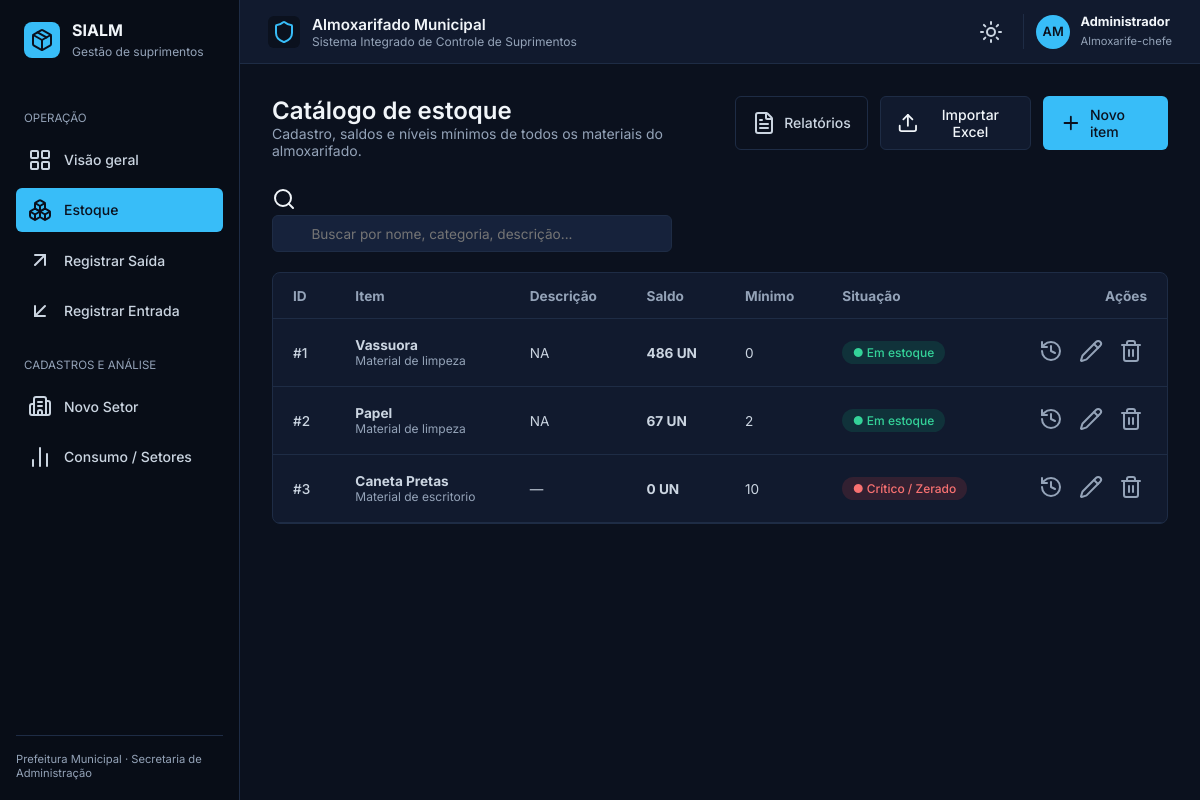
The page /produtos/html/lista on the database as committed earlier.
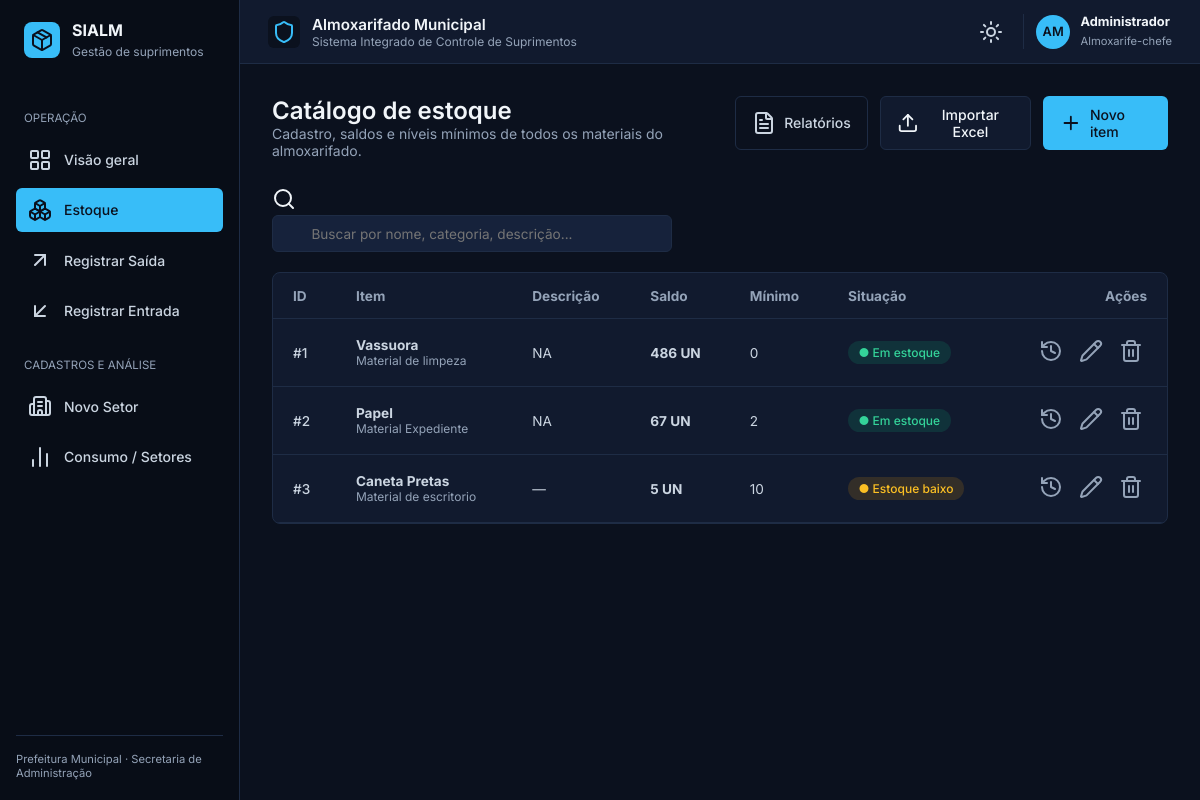
The same page on the database as committed later.
### app/database/models.py (models this page shows)
class Produto(Base):
    __tablename__ = "produtos"
    id: Mapped[int] = mapped_column(primary_key=True, index=True)
    nome: Mapped[str] = mapped_column(String(100), nullable=False, index=True)
    categoria: Mapped[str] = mapped_column(String(100), nullable=True)
    descricao: Mapped[str] = mapped_column(Text, nullable=True)
    quantidade_estoque: Mapped[int] = mapped_column(Integer, default=0)
    estoque_minimo: Mapped[int] = mapped_column(Integer, default=0) # <--- NOVO CAMPO
    criado_em: Mapped[datetime] = mapped_column(DateTime, default=datetime.utcnow)
    movimentacoes = relationship("Movimentacao", back_populates="produto", cascade="all, delete-orphan")

### app/routes/produtos.py (the view)
@router.get("/html/lista", response_class=HTMLResponse)
def renderizar_lista_html(request: Request, db: Session = Depends(get_db)):
    produtos = db.query(Produto).all()
    return templates.TemplateResponse(request=request, name="produtos/lista.html", context={"request": request, "produtos": produtos})

### app/templates/produtos/lista.html (shortened to what this page needs)
{% extends "base.html" %}
{% set active_page = "produtos" %}
{% block content %}
<div class="view-header">
  <div>
    <h2 class="page-title">Catálogo de estoque</h2>
    <p class="page-subtitle">Cadastro, saldos e níveis mínimos de todos os materiais do almoxarifado.</p>
  </div>
  <div class="action-buttons">
    <a href="/relatorios/html/setores" class="btn btn-outline"><i data-lucide="file-text"></i> Relatórios</a>
    <button class="btn btn-secondary" onclick="document.getElementById('input-importar').click()">
      <i data-lucide="upload"></i> Importar Excel
    </button>
    <a href="/produtos/html/cadastro" class="btn btn-accent"><i data-lucide="plus"></i> Novo item</a>
  </div>
</div>
<div class="search-filter-bar">
  <div class="search-input-wrapper">
    <i data-lucide="search"></i>
    <input type="text" id="inventory-search" placeholder="Buscar por nome, categoria, descrição..." onkeyup="filterInventoryTable()" />
  </div>
</div>
<div class="table-container">
  <table class="custom-table" id="inventory-table">
    <thead>
      <tr>
        <th>ID</th>
        <th>Item</th>
        <th>Descrição</th>
        <th>Saldo</th>
        <th>Mínimo</th>
        <th>Situação</th>
        <th class="text-right">Ações</th>
      </tr>
    </thead>
    <tbody>
      {% if produtos %}
        {% for p in produtos %}
        <tr>
          <td class="code-col">#{{ p.id }}</td>
          <td>
            <strong>{{ p.nome }}</strong>
            <span class="subtext">{{ p.categoria if p.categoria else 'Geral' }}</span>
          </td>
          <td>{{ p.descricao if p.descricao else '—' }}</td>
          <td><strong>{{ p.quantidade_estoque }} UN</strong></td>
          <td>{{ p.estoque_minimo }}</td>
          <td>
            {% if p.quantidade_estoque == 0 %}
              <span class="badge badge-danger">● Crítico / Zerado</span>
            {% elif p.quantidade_estoque <= p.estoque_minimo %}
              <span class="badge badge-warning">● Estoque baixo</span>
            {% else %}
              <span class="badge badge-success">● Em estoque</span>
            {% endif %}
          </td>
          <td class="text-right actions-col">
            <a href="/produtos/html/extrato/{{ p.id }}" class="action-btn" title="Ver Movimentações / Extrato">
              <i data-lucide="history"></i>
            </a>
            <a href="/produtos/html/editar/{{ p.id }}" class="action-btn" title="Editar">
              <i data-lucide="pencil"></i>
            </a>
            <button type="button" class="action-btn text-danger btn-deletar-produto" title="Excluir" data-id="{{ p.id }}">
              <i data-lucide="trash-2"></i>
            </button>
          </td>
        </tr>
        {% endfor %}
      {% else %}
        <tr><td colspan="7" class="text-center">Nenhum produto cadastrado.</td></tr>
      {% endif %}
    </tbody>
  </table>
</div>
{% endblock %}

Rows that differ between the two databases and show on the page:
changed Produto "Papel": categoria "Material de limpeza" → "Material Expediente"
changed Produto "Caneta Pretas": quantidade_estoque "0" → "5"; quantidade_estoque "● Crítico / Zerado" → "● Estoque baixo"
